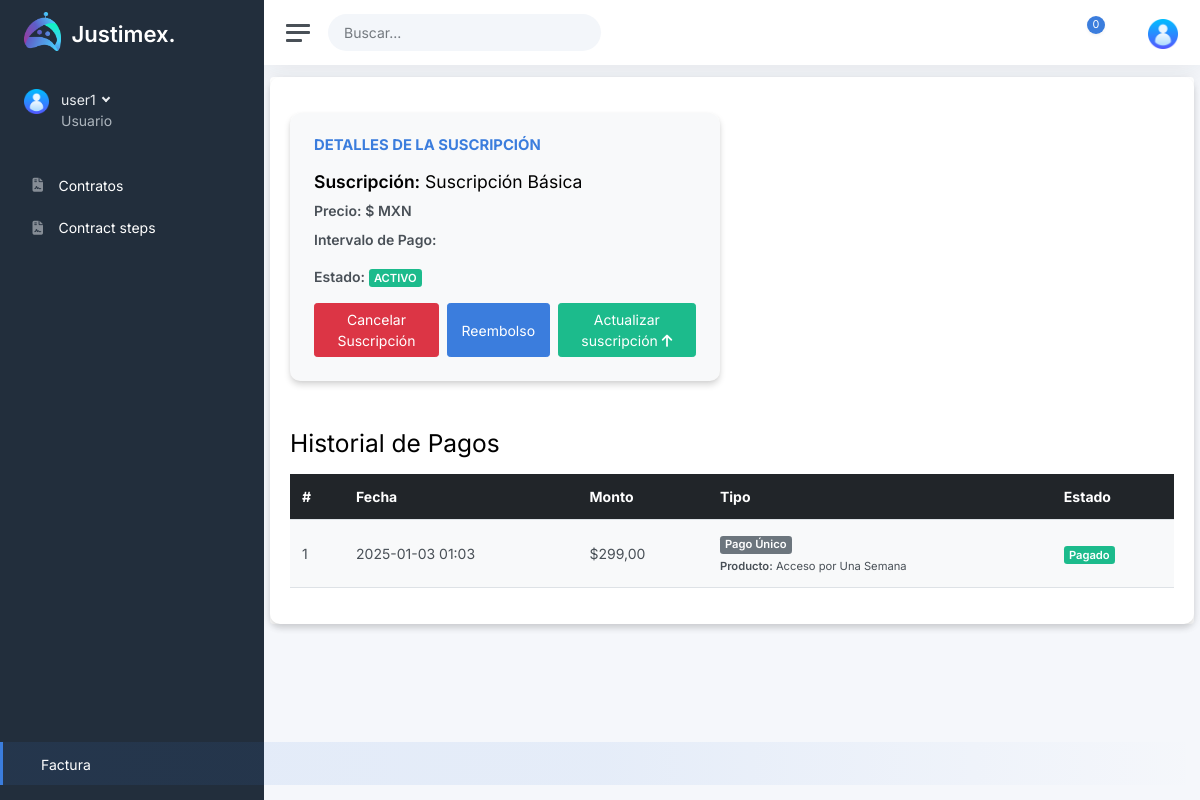
The page /factura/ (signed in) on the database its author committed.
### api/models.py (models this page shows, shortened)
class Subscription(models.Model):
    user = models.OneToOneField(User, on_delete=models.CASCADE)
    stripe_customer_id = models.CharField(max_length=255, null=True, blank=True)
    stripe_subscription_id = models.CharField(max_length=255, null=True, blank=True)
    subscription_status = models.CharField(max_length=50, choices=[
        ('active', 'Active'),
        ('canceled', 'Canceled'),
        ('past_due', 'Past Due'),
        ('incomplete', 'Incomplete'),
    ], default='incomplete')
    current_period_end = models.DateTimeField(null=True, blank=True)
    product_name = models.CharField(max_length=255, null=True, blank=True)  # Add this field

class PaymentRecord(models.Model):
    user = models.ForeignKey(User, on_delete=models.CASCADE)
    stripe_session_id = models.CharField(max_length=255)
    product_name = models.CharField(max_length=255)
    amount = models.DecimalField(max_digits=10, decimal_places=2)
    currency = models.CharField(max_length=10)
    status = models.CharField(max_length=50)  # e.g., "paid", "failed"
    created_at = models.DateTimeField(auto_now_add=True)

### frontend/views.py (the view, shortened to what this page needs)
# urls.py: path('factura/', views.invoice, name='invoice'),
@login_required(login_url='/login/')
def invoice(request):
    try:
        all_plans = [
            {'id': 'weekly_access', 'name': 'Acceso por Una Semana', 'price': '$299 MXN / mes'},
            {'id': 'basic_plan', 'name': 'Suscripción Básica', 'price': '$250 MXN / mes'},
            {'id': 'pro_plan', 'name': 'Suscripción Estándar', 'price': '$350 MXN / mes'}
        ]
        subscription = Subscription.objects.filter(user=request.user).first()
        payments = []
        card_details = None
        cardholder_name = None
        payment_interval = None
        subscription_price = None
        one_time_payments = PaymentRecord.objects.filter(user=request.user).order_by('-created_at')
        interval_translation = {
            "day": "Día",
            "week": "Semana",
            "month": "Mes",
            "year": "Año",
        }
        if subscription and subscription.stripe_customer_id:
            stripe_subscription = stripe.Subscription.retrieve(subscription.stripe_subscription_id)
            price_object = stripe_subscription['items']['data'][0]['price']  # Debug output
            print("Price Object from Stripe:", price_object)  # Debug price object
            subscription_price = price_object.get('unit_amount', 0) / 100  # Convert to currency
            print("Extracted Price:", subscription_price)  # Debug extracted price
            invoices = stripe.Invoice.list(customer=subscription.stripe_customer_id)
            payment_methods = stripe.PaymentMethod.list(
                customer=subscription.stripe_customer_id,
                type="card"
            )
            customer = stripe.Customer.retrieve(subscription.stripe_customer_id)
            cardholder_name = customer.get('name', 'Nombre no disponible')
            stripe_subscription = stripe.Subscription.retrieve(subscription.stripe_subscription_id)
            interval = stripe_subscription['items']['data'][0]['price']['recurring']['interval']  # e.g., "month", "week"
            payment_interval = interval_translation.get(interval, interval)  # Translate to Spanish
            subscription_price = stripe_subscription['items']['data'][0]['price']['unit_amount'] / 100  # Convert cents to currency
        for otp in one_time_payments:
            payments.append({
                'date': otp.created_at,
                'amount': otp.amount,
                'status': otp.status,
                'type': 'one-time',  # Add type to differentiate one-time payments
                'product_name': otp.product_name,  # Include product name for one-time payments
            })
        payments = sorted(payments, key=lambda x: x['date'], reverse=True)
        return render(request, 'invoice.html', {
            'subscription': subscription,  # Active subscription details
            'payments': payments,  # Combined payment history
            'one_time_payments': one_time_payments,  # List of one-time payments
            'card_details': card_details,
            'cardholder_name': cardholder_name,
            'payment_interval': payment_interval,
            'subscription_price': subscription_price,
            'all_plans': all_plans,
        })
    except Exception as e:
        return HttpResponse(f"An error occurred: {e}", status=500)

### templates/invoice.html (shortened to what this page needs)
{% extends './base.html' %}
{% load static %}
{% block content %}
<div class="container" style="margin-top: 12px;">
    {% if subscription or one_time_payments %}
    <div class="card mb-4">
        <div class="card-body">
            <div class="row">
                {% if subscription %}
                    <div class="col-md-6 col-12 mb-4">
                        <div class="card shadow-sm mt-3" style="border-radius: 12px; background-color: #f8f9fa;">
                            <div class="card-body p-4">
                                <h5 class="card-title text-uppercase text-primary mb-3" style="font-weight: bold;">Detalles de la Suscripción</h5>
                                <h4 class="mb-2"><strong>Suscripción:</strong> {{ subscription.product_name }}</h4>
                                <p class="mb-2"><strong>Precio:</strong> <span class="fw-bold">${{ subscription_price }} MXN</span></p>
                                <p><strong>Intervalo de Pago:</strong> {{ payment_interval|capfirst }}</p>
                                <p class="mb-0"><strong>Estado:</strong>
                                    {% if subscription.subscription_status == "active" %}
                                        <span class="badge bg-success text-uppercase">Activo</span>
                                    {% elif subscription.subscription_status == "canceled" %}
                                        <span class="badge bg-danger text-uppercase">Cancelado</span>
                                    {% else %}
                                        <span class="badge bg-warning text-uppercase">{{ subscription.subscription_status }}</span>
                                    {% endif %}
                                </p>
                                <div class="d-flex gap-2 mt-3">
                                    <button type="button" class="btn btn-danger" data-bs-toggle="modal" data-bs-target="#exampleModal">Cancelar Suscripción</button>
                                    <button type="button" class="btn btn-primary" data-bs-toggle="modal" data-bs-target="#contactModal">Reembolso</button>
                                    <button type="button" class="btn btn-success btn-pulse" data-bs-toggle="modal" data-bs-target="#SubscriptionUpgrade">Actualizar suscripción <i class="fas fa-arrow-up"></i></button>
                                </div>
                            </div>
                        </div>
                    </div>
                {% endif %}
                <div class="col-md-6 col-12 mb-4">
                </div>
                <h2 class="mb-3">Historial de Pagos</h2>
                <div class="table-responsive">
                    <table class="table table-striped">
                        <thead class="table-dark">
                            <tr>
                                <th>#</th>
                                <th>Fecha</th>
                                <th>Monto</th>
                                <th>Tipo</th>
                                <th>Estado</th>
                            </tr>
                        </thead>
                        <tbody>
                            {% for payment in payments %}
                            <tr>
                                <td>{{ forloop.counter }}</td>
                                <td>{{ payment.date|date:"Y-m-d H:i" }}</td>
                                <td>${{ payment.amount }}</td>
                                <td>
                                    {% if payment.type == 'subscription' %}
                                        <span class="badge bg-primary">Suscripción</span>
                                    {% elif payment.type == 'one-time' %}
                                        <span class="badge bg-secondary">Pago Único</span>
                                        <br>
                                        <small><strong>Producto:</strong> {{ payment.product_name }}</small>
                                    {% endif %}
                                </td>
                                <td>
                                    {% if payment.status == 'paid' %}
                                        <span class="badge bg-success">Pagado</span>
                                    {% else %}
                                        <span class="badge bg-danger">{{ payment.status }}</span>
                                    {% endif %}
                                </td>
                            </tr>
                            {% empty %}
                            <tr>
                                <td colspan="5" class="text-center">No se encontraron pagos.</td>
                            </tr>
                            {% endfor %}
                        </tbody>
                    </table>
                </div>
                {% else %}
                <div class="alert alert-warning">
                    <p>No tienes una suscripción activa.</p>
                </div>
                {% endif %}
            </div>
        </div>
    </div>
</div>
{% endblock %}

### templates/base.html (shortened to what this page needs)
{% load static %}
<!DOCTYPE html>
<html lang="en">
<head>
	<link class="js-stylesheet" href="{% static 'css/light.css' %}?v=1" rel="stylesheet">
</head>
<body data-theme="default" data-layout="fluid" data-sidebar-position="left" data-sidebar-layout="default">
	<div class="wrapper" >
		<nav id="sidebar" class="sidebar js-sidebar">
			<div class="sidebar-content js-simplebar">
				<a class="sidebar-brand" href="/">
					<span style="color: white;" class="sidebar-brand-text align-middle">
						<sup style="margin-right: 7px;">
							<img style="width: 37px; height: auto;" src="{% static 'img/icons/Anton Logo 1.png' %}" alt="">
						</sup>
						<span style="font-size: larger;">Justimex.</span>
					</span>
				</a>
				<div class="sidebar-user">
					<div class="d-flex justify-content-center">
						<div class="flex-shrink-0">
							<img style="width: 25px; height: auto;" src="{% static 'img/icons/user (1).png' %}" class="avatar img-fluid rounded me-1" alt="Charles Hall" />
						</div>
						<div class="flex-grow-1 ps-2">
							<a class="sidebar-user-title dropdown-toggle" href="#" data-bs-toggle="dropdown">
								{% if user.is_authenticated %}
									{{ user.username }}
								{% endif %}
							</a>
							<div class="sidebar-user-subtitle">Usuario</div>
						</div>
					</div>
				</div>
					<li style="margin-top: 20px;" class="sidebar-item {% if request.resolver_match.url_name == 'contracts' %}active{% endif %}"">
						<a class="sidebar-link " href="{% url 'contracts' %}">
							<i class="align-middle me-2 fas fa-fw fa-file-contract"></i> <span class="align-middle">Contratos</span>
						</a>
					</li>
					<li class="sidebar-item {% if request.resolver_match.url_name == 'contract_checklist_basis' %}active{% endif %}"">
						<a class="sidebar-link " href="{% url 'contract_checklist_basis' %}">
							<i class="align-middle me-2 fas fa-fw fa-file-contract"></i> <span class="align-middle">Contract steps</span>
						</a>
					</li>
					<div style="position: absolute; bottom: 0; width: 100%; margin-bottom: 15px;">
						<li class="sidebar-item {% if request.resolver_match.url_name == 'invoice' %}active{% endif %}">
							<a class="sidebar-link" href="{% url 'invoice' %}">
								<span class="align-middle">Factura</span>
							</a>
						</li>
					</div>
			</div>
		</nav>
		<div class="main">
			<nav class="navbar navbar-expand navbar-light navbar-bg">
				<a class="sidebar-toggle js-sidebar-toggle">
					<i class="hamburger align-self-center"></i>
				</a>
				<form class="d-none d-sm-inline-block position-relative" action="{% url 'search' %}" method="get">
					<div class="input-group input-group-navbar">
						<input name="searched" type="text" class="form-control" placeholder="Buscar..." aria-label="Search" id="searchQuery" value="{% if searched %}{{ searched }}{% endif %}" oninput="fetchSearchResults()">
						<button class="btn" type="submit">
						</button>
					</div>
				</form>
				<div class="navbar-collapse collapse">
					<ul class="navbar-nav navbar-align">
						<li class="nav-item dropdown">
							<a class="nav-icon dropdown-toggle" href="#" id="alertsDropdown" data-bs-toggle="dropdown">
								<div class="position-relative">
									<span class="indicator">0</span>
								</div>
							</a>
						</li>
						<li class="nav-item">
							<a class="nav-icon js-fullscreen d-none d-lg-block" href="#">
							</a>
						</li>
						<li class="nav-item dropdown">
							<a class="nav-icon pe-md-0 dropdown-toggle" href="#" data-bs-toggle="dropdown">
								<img style="width: 30px; height: auto;" src="{% static 'img/icons/user (1).png' %}" class="avatar img-fluid rounded" alt="Charles Hall" />
							</a>
						</li>
					</ul>
				</div>
			</nav>
			<main class="content-me">
				{% block content %}
                {% endblock %}
			</main>
		</div>
	</div>
</body>
</html>

### templates/base.html (style rules this page uses)
body { opacity: 0; }
.align-middle { color: white; }
.sidebar-item::marker { content: none; }
.content-me { width: 100%; margin: 0 auto; }

### templates/invoice.html (style rules this page uses)
.card-body { border-radius: 10px; box-shadow: 0 4px 6px rgba(0, 0, 0, 0.15); }
.btn-pulse { position: relative; animation: pulse 1.5s infinite; }

### rows shown on the page
Subscription: product_name "Suscripción Básica"
PaymentRecord: date "2025-01-03 01:03", amount "299,00", product_name "Acceso por Una Semana"

### other values the page prints
{{ user.username }} "user1"
